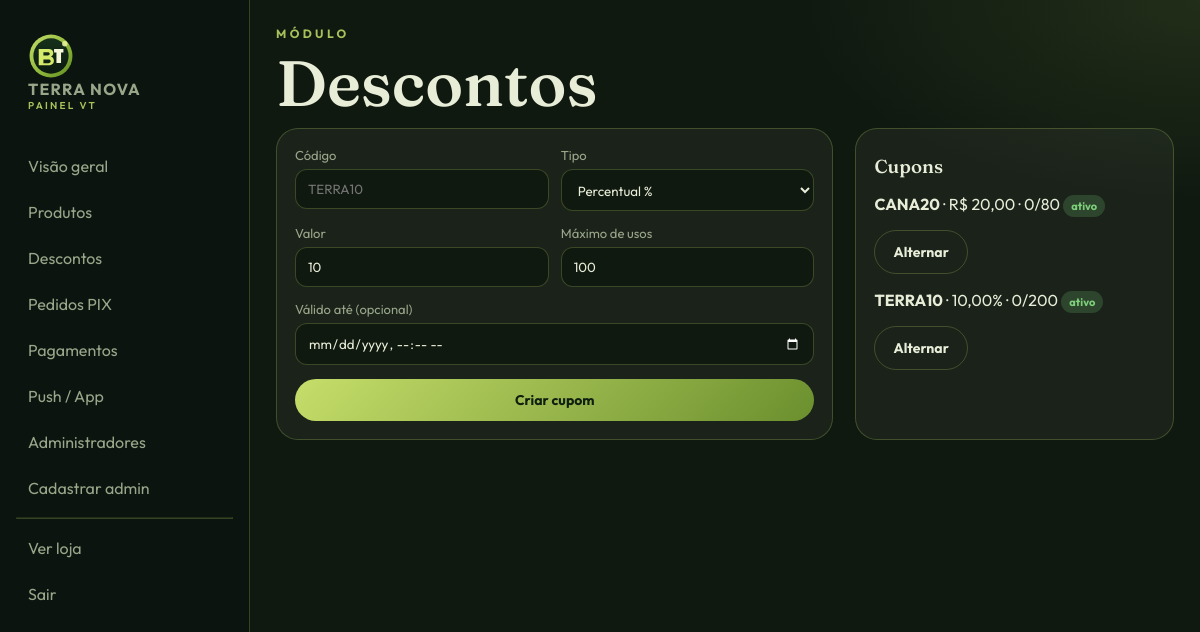
Page /painel/descontos/ (signed in) on the committed database.
### store/models.py (models this page shows, shortened)
class Discount(models.Model):
    KIND_PERCENT = 'percent'
    KIND_FIXED = 'fixed'
    KIND_CHOICES = (
        (KIND_PERCENT, 'Percentual'),
        (KIND_FIXED, 'Valor fixo'),
    )
    code = models.CharField('Código', max_length=32, unique=True)
    kind = models.CharField('Tipo', max_length=12, choices=KIND_CHOICES, default=KIND_PERCENT)
    value = models.DecimalField('Valor', max_digits=10, decimal_places=2)
    active = models.BooleanField('Ativo', default=True)
    valid_until = models.DateTimeField('Válido até', null=True, blank=True)
    max_uses = models.PositiveIntegerField('Máximo de usos', default=100)
    uses = models.PositiveIntegerField('Usos', default=0)
    created_at = models.DateTimeField(auto_now_add=True)
    created_by = models.ForeignKey(User, on_delete=models.SET_NULL, null=True, blank=True)
    class Meta:
        verbose_name = 'Desconto'
        verbose_name_plural = 'Descontos'
        ordering = ['-created_at']

### store/views.py (the view, shortened to what this page needs)
# urls.py: path('painel/descontos/', views.painel_descontos, name='painel_descontos'),
@login_required
@user_passes_test(staff_required)
def painel_descontos(request):
    discounts = Discount.objects.all()
    return render(request, 'painel/descontos.html', {'discounts': discounts})

### store/cart.py (called while the page is built)
def _secret() -> bytes:
    return settings.SECRET_KEY.encode()

def new_token() -> str:
    raw = f'{time.time_ns()}'
    return hmac.new(_secret(), raw.encode(), hashlib.sha256).hexdigest()

def ensure_token(session) -> str:
    token = session.get(TOKEN_KEY)
    if not token:
        token = new_token()
        session[TOKEN_KEY] = token
        session.modified = True
    return token

def get_items(session) -> dict:
    return session.get(CART_KEY, {})

def count(session) -> int:
    return sum(int(q) for q in get_items(session).values())

### store/context_processors.py (called while the page is built)
def cart_context(request):
    items_map = cart.get_items(request.session)
    qty = cart.count(request.session)
    return {
        'cart_count': qty,
        'cart_has_items': qty > 0,
        'cart_ids': list(items_map.keys()),
    }

def brand_context(request):
    number = ''.join(ch for ch in str(getattr(settings, 'CLINIC_WHATSAPP', '5511999999999')) if ch.isdigit()) or '5511999999999'
    msg = quote('Ola TERRA NOVA, vim pelo app.')
    return {
        'clinic_name': getattr(settings, 'CLINIC_NAME', 'TERRA NOVA'),
        'clinic_pix_key': getattr(settings, 'CLINIC_PIX_KEY', ''),
        'clinic_whatsapp': number,
        'whatsapp_url': f'https://wa.me/{number}?text={msg}',
        'meta_description': 'Clínica e farmácia veterinária TERRA NOVA. Produtos, app PWA, carrinho seguro e PIX.',
    }

def push_context(request):
    from . import webpush
    return {'vapid_public_key': webpush.public_key()}

### store/views.py (called while the page is built)
def staff_required(user):
    return user.is_authenticated and user.is_staff

### store/webpush.py (called while the page is built)
def load_vapid():
    env_pub = os.environ.get('VAPID_PUBLIC_KEY', '').strip()
    env_pem = os.environ.get('VAPID_PRIVATE_PEM', '').strip()
    if env_pub and env_pem:
        return env_pub, env_pem.replace('\\n', '\n')
    path = Path(settings.BASE_DIR) / 'terranova' / 'vapid.json'
    if path.exists():
        data = json.loads(path.read_text())
        return data['public_key'], data['private_pem']
    return '', ''

def public_key() -> str:
    return load_vapid()[0]

### templates/painel/descontos.html (shortened to what this page needs)
{% extends 'painel/base_painel.html' %}
{% block painel %}
<div class="kicker">MÓDULO</div>
<h1>Descontos</h1>
<div class="cart-layout">
  <form method="post" class="card form-grid">
    <div class="row-2">
      <div><label>Código</label><input name="code" required placeholder="TERRA10"></div>
      <div><label>Tipo</label>
        <select name="kind">
          <option value="percent">Percentual %</option>
        </select>
      </div>
    </div>
    <div class="row-2">
      <div><label>Valor</label><input name="value" type="number" step="0.01" value="10"></div>
      <div><label>Máximo de usos</label><input name="max_uses" type="number" value="100"></div>
    </div>
    <div><label>Válido até (opcional)</label><input type="datetime-local" name="valid_until"></div>
    <button class="btn btn-cana" type="submit">Criar cupom</button>
  </form>
  <div class="card">
    <h3>Cupons</h3>
    {% for d in discounts %}
      <p>
        <strong>{{ d.code }}</strong>
        · {% if d.kind == 'percent' %}{{ d.value }}%{% else %}R$ {{ d.value }}{% endif %}
        · {{ d.uses }}/{{ d.max_uses }}
        <span class="badge {% if d.active %}badge-ok{% else %}badge-wait{% endif %}">{% if d.active %}ativo{% else %}off{% endif %}</span>
        <form method="post" action="{% url 'store:toggle_desconto' d.pk %}" style="display:inline">{% csrf_token %}<button class="btn btn-ghost" type="submit">Alternar</button></form>
      </p>
    {% empty %}<p class="muted">Nenhum cupom.</p>{% endfor %}
  </div>
</div>
{% endblock %}

### static/css/style.css (style rules this page uses)
:root { --cana: #A8C15A; --cana-2: #C6DE6A; --cana-dark: #6B8F2E; --forest: #0E1711; --moss: #16241A; --leaf: #1E3324; --cream: #F3F0E2; --sand: #E7E1C8; --gold: #C4A35A; --ink: #E8EDD8; --muted: #9AA68A; --danger: #E26A5A; --ok: #7DCF7A; --card: rgba(255,255,255,.045); --stroke: rgba(168,193,90,.28); --shadow: 0 20px 50px rgba(0,0,0,.35); --radius: 22px; --font: "Outfit", system-ui, sans-serif; --serif: "Fraunces", Georgia, serif; }
* { box-sizing: border-box; }
html, body { margin: 0; padding: 0; }
body { font-family: var(--font); background: radial-gradient(1200px 600px at 10% -10%, rgba(168,193,90,.18), transparent 50%), radial-gradient(900px 500px at 110% 10%, rgba(196,163,90,.12), transparent 45%), var(--forest); color: var(--ink); min-height: 100vh; }
.kicker { color: var(--cana); letter-spacing: .28em; font-size: 12px; font-weight: 700; }
h1, h2, h3 { font-family: var(--serif); margin: 8px 0 12px; font-weight: 560; }
h1 { font-size: clamp(36px, 6vw, 64px); line-height: 1.05; }
.btn { border: 0; cursor: pointer; border-radius: 999px; padding: 12px 18px; font-weight: 700; font-family: var(--font); font-size: 14px; }
.btn-cana { background: linear-gradient(135deg, var(--cana-2), var(--cana-dark)); color: #102010; }
.btn-ghost { background: transparent; color: var(--ink); border: 1px solid var(--stroke); }
.card { background: var(--card); border: 1px solid var(--stroke); border-radius: var(--radius); padding: 18px; transition: transform .2s ease, border-color .2s; }
label { display: block; font-size: 13px; margin-bottom: 6px; color: var(--muted); }
input, textarea, select { width: 100%; background: #101910; border: 1px solid var(--stroke); color: var(--ink); border-radius: 12px; padding: 11px 12px; font-family: var(--font); }
.form-grid { display: grid; gap: 14px; }
.row-2 { display: grid; grid-template-columns: 1fr 1fr; gap: 12px; }
.cart-layout { display: grid; grid-template-columns: 1.4fr .8fr; gap: 22px; }
.badge { padding: 4px 8px; border-radius: 999px; font-size: 11px; font-weight: 700; }
.badge-ok { background: rgba(125,207,122,.2); color: var(--ok); }

### rows in the picture
Discount: code "CANA20", value "20,00", uses "0", max_uses "80", active "ativo"
Discount: code "TERRA10", value "10,00", uses "0", max_uses "200", active "ativo"
